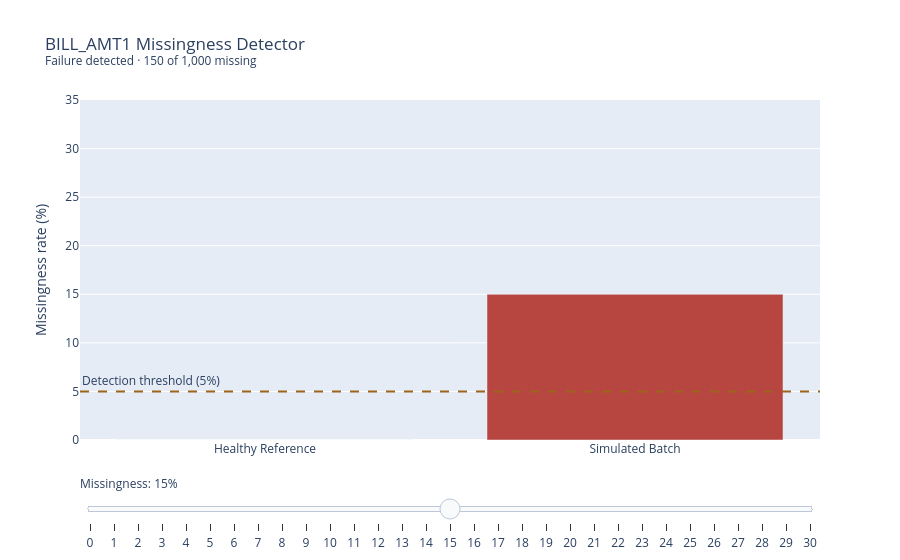

The cell this chart's notebook holds for it:
### Code cell
def missingness_chart(reference_rate, title):
    batch_size = 1000
    threshold = reference_rate + 5.0
    categories = ["Healthy Reference", "Simulated Batch"]

    def scenario(rate):
        failure = rate > threshold
        status = "Failure detected" if failure else "Within threshold"
        counts = [round(batch_size * reference_rate / 100), batch_size * rate // 100]
        return status, counts, "#b84640" if failure else "#2c8565"

    status, counts, color = scenario(15)
    fig = go.Figure(go.Bar(
        x=categories, y=[reference_rate, 15], customdata=counts,
        marker_color=["#28669b", color],
        hovertemplate="%{x}<br>%{y:.1f}% missing<br>%{customdata} of 1,000 values<extra></extra>",
    ))
    steps = []
    for rate in range(31):
        status, counts, color = scenario(rate)
        steps.append(dict(
            label=str(rate), method="update",
            args=[
                {"y": [[reference_rate, rate]], "customdata": [counts],
                 "marker.color": [["#28669b", color]]},
                {"title.text": f"{title}<br><sup>{status} · {counts[1]} of 1,000 missing</sup>"},
            ],
        ))

    fig.add_hline(
        y=threshold, line_dash="dash", line_color="#9d651b",
        annotation_text=f"Detection threshold ({threshold:g}%)",
        annotation_position="top left",
    )
    fig.update_layout(
        title=steps[15]["args"][1]["title.text"],
        yaxis=dict(title="Missingness rate (%)", range=[0, 35]),
        sliders=[dict(active=15, currentvalue=dict(prefix="Missingness: ", suffix="%"),
                      pad=dict(t=32), steps=steps)],
    )
    return fig


missingness_chart(0.0, "BILL_AMT1 Missingness Detector").show(renderer="plotly_mimetype")

### Figure 1 — Plotly figure (JSON) as saved in the notebook; plotly's stock layout.template omitted (floating-point values rounded to 4 significant figures)
{"data": [{"customdata": [0, 150], "hovertemplate": "%{x}<br>%{y:.1f}% missing<br>%{customdata} of 1,000 values<extra></extra>", "marker": {"color": ["#28669b", "#b84640"]}, "x": ["Healthy Reference", "Simulated Batch"], "y": [0.0, 15], "type": "bar"}], "layout": {"shapes": [{"line": {"color": "#9d651b", "dash": "dash"}, "type": "line", "x0": 0, "x1": 1, "xref": "x domain", "y0": 5.0, "y1": 5.0, "yref": "y"}], "annotations": [{"showarrow": false, "text": "Detection threshold (5%)", "x": 0, "xanchor": "left", "xref": "x domain", "y": 5.0, "yanchor": "bottom", "yref": "y"}], "yaxis": {"title": {"text": "Missingness rate (%)"}, "range": [0, 35]}, "title": {"text": "BILL_AMT1 Missingness Detector<br><sup>Failure detected · 150 of 1,000 missing</sup>"}, "sliders": [{"active": 15, "currentvalue": {"prefix": "Missingness: ", "suffix": "%"}, "pad": {"t": 32}, "steps": [{"args": [{"y": [[0.0, 0]], "customdata": [[0, 0]], "marker.color": [["#28669b", "#2c8565"]]}, {"title.text": "BILL_AMT1 Missingness Detector<br><sup>Within threshold · 0 of 1,000 missing</sup>"}], "label": "0", "method": "update"}, {"args": [{"y": [[0.0, 1]], "customdata": [[0, 10]], "marker.color": [["#28669b", "#2c8565"]]}, {"title.text": "BILL_AMT1 Missingness Detector<br><sup>Within threshold · 10 of 1,000 missing</sup>"}], "label": "1", "method": "update"}, {"args": [{"y": [[0.0, 2]], "customdata": [[0, 20]], "marker.color": [["#28669b", "#2c8565"]]}, {"title.text": "BILL_AMT1 Missingness Detector<br><sup>Within threshold · 20 of 1,000 missing</sup>"}], "label": "2", "method": "update"}, {"args": [{"y": [[0.0, 3]], "customdata": [[0, 30]], "marker.color": [["#28669b", "#2c8565"]]}, {"title.text": "BILL_AMT1 Missingness Detector<br><sup>Within threshold · 30 of 1,000 missing</sup>"}], "label": "3", "method": "update"}, {"args": [{"y": [[0.0, 4]], "customdata": [[0, 40]], "marker.color": [["#28669b", "#2c8565"]]}, {"title.text": "BILL_AMT1 Missingness Detector<br><sup>Within threshold · 40 of 1,000 missing</sup>"}], "label": "4", "method": "update"}, {"args": [{"y": [[0.0, 5]], "customdata": [[0, 50]], "marker.color": [["#28669b", "#2c8565"]]}, {"title.text": "BILL_AMT1 Missingness Detector<br><sup>Within threshold · 50 of 1,000 missing</sup>"}], "label": "5", "method": "update"}, {"args": [{"y": [[0.0, 6]], "customdata": [[0, 60]], "marker.color": [["#28669b", "#b84640"]]}, {"title.text": "BILL_AMT1 Missingness Detector<br><sup>Failure detected · 60 of 1,000 missing</sup>"}], "label": "6", "method": "update"}, {"args": [{"y": [[0.0, 7]], "customdata": [[0, 70]], "marker.color": [["#28669b", "#b84640"]]}, {"title.text": "BILL_AMT1 Missingness Detector<br><sup>Failure detected · 70 of 1,000 missing</sup>"}], "label": "7", "method": "update"}, {"args": [{"y": [[0.0, 8]], "customdata": [[0, 80]], "marker.color": [["#28669b", "#b84640"]]}, {"title.text": "BILL_AMT1 Missingness Detector<br><sup>Failure detected · 80 of 1,000 missing</sup>"}], "label": "8", "method": "update"}, {"args": [{"y": [[0.0, 9]], "customdata": [[0, 90]], "marker.color": [["#28669b", "#b84640"]]}, {"title.text": "BILL_AMT1 Missingness Detector<br><sup>Failure detected · 90 of 1,000 missing</sup>"}], "label": "9", "method": "update"}, {"args": [{"y": [[0.0, 10]], "customdata": [[0, 100]], "marker.color": [["#28669b", "#b84640"]]}, {"title.text": "BILL_AMT1 Missingness Detector<br><sup>Failure detected · 100 of 1,000 missing</sup>"}], "label": "10", "method": "update"}, {"args": [{"y": [[0.0, 11]], "customdata": [[0, 110]], "marker.color": [["#28669b", "#b84640"]]}, {"title.text": "BILL_AMT1 Missingness Detector<br><sup>Failure detected · 110 of 1,000 missing</sup>"}], "label": "11", "method": "update"}, {"args": [{"y": [[0.0, 12]], "customdata": [[0, 120]], "marker.color": [["#28669b", "#b84640"]]}, {"title.text": "BILL_AMT1 Missingness Detector<br><sup>Failure detected · 120 of 1,000 missing</sup>"}], "label": "12", "method": "update"}, {"args": [{"y": [[0.0, 13]], "customdata": [[0, 130]], "marker.color": [["#28669b", "#b84640"]]}, {"title.text": "BILL_AMT1 Missingness Detector<br><sup>Failure detected · 130 of 1,000 missing</sup>"}], "label": "13", "method": "update"}, {"args": [{"y": [[0.0, 14]], "customdata": [[0, 140]], "marker.color": [["#28669b", "#b84640"]]}, {"title.text": "BILL_AMT1 Missingness Detector<br><sup>Failure detected · 140 of 1,000 missing</sup>"}], "label": "14", "method": "update"}, {"args": [{"y": [[0.0, 15]], "customdata": [[0, 150]], "marker.color": [["#28669b", "#b84640"]]}, {"title.text": "BILL_AMT1 Missingness Detector<br><sup>Failure detected · 150 of 1,000 missing</sup>"}], "label": "15", "method": "update"}, {"args": [{"y": [[0.0, 16]], "customdata": [[0, 160]], "marker.color": [["#28669b", "#b84640"]]}, {"title.text": "BILL_AMT1 Missingness Detector<br><sup>Failure detected · 160 of 1,000 missing</sup>"}], "label": "16", "method": "update"}, {"args": [{"y": [[0.0, 17]], "customdata": [[0, 170]], "marker.color": [["#28669b", "#b84640"]]}, {"title.text": "BILL_AMT1 Missingness Detector<br><sup>Failure detected · 170 of 1,000 missing</sup>"}], "label": "17", "method": "update"}, {"args": [{"y": [[0.0, 18]], "customdata": [[0, 180]], "marker.color": [["#28669b", "#b84640"]]}, {"title.text": "BILL_AMT1 Missingness Detector<br><sup>Failure detected · 180 of 1,000 missing</sup>"}], "label": "18", "method": "update"}, {"args": [{"y": [[0.0, 19]], "customdata": [[0, 190]], "marker.color": [["#28669b", "#b84640"]]}, {"title.text": "BILL_AMT1 Missingness Detector<br><sup>Failure detected · 190 of 1,000 missing</sup>"}], "label": "19", "method": "update"}, {"args": [{"y": [[0.0, 20]], "customdata": [[0, 200]], "marker.color": [["#28669b", "#b84640"]]}, {"title.text": "BILL_AMT1 Missingness Detector<br><sup>Failure detected · 200 of 1,000 missing</sup>"}], "label": "20", "method": "update"}, {"args": [{"y": [[0.0, 21]], "customdata": [[0, 210]], "marker.color": [["#28669b", "#b84640"]]}, {"title.text": "BILL_AMT1 Missingness Detector<br><sup>Failure detected · 210 of 1,000 missing</sup>"}], "label": "21", "method": "update"}, {"args": [{"y": [[0.0, 22]], "customdata": [[0, 220]], "marker.color": [["#28669b", "#b84640"]]}, {"title.text": "BILL_AMT1 Missingness Detector<br><sup>Failure detected · 220 of 1,000 missing</sup>"}], "label": "22", "method": "update"}, {"args": [{"y": [[0.0, 23]], "customdata": [[0, 230]], "marker.color": [["#28669b", "#b84640"]]}, {"title.text": "BILL_AMT1 Missingness Detector<br><sup>Failure detected · 230 of 1,000 missing</sup>"}], "label": "23", "method": "update"}, {"args": [{"y": [[0.0, 24]], "customdata": [[0, 240]], "marker.color": [["#28669b", "#b84640"]]}, {"title.text": "BILL_AMT1 Missingness Detector<br><sup>Failure detected · 240 of 1,000 missing</sup>"}], "label": "24", "method": "update"}, {"args": [{"y": [[0.0, 25]], "customdata": [[0, 250]], "marker.color": [["#28669b", "#b84640"]]}, {"title.text": "BILL_AMT1 Missingness Detector<br><sup>Failure detected · 250 of 1,000 missing</sup>"}], "label": "25", "method": "update"}, {"args": [{"y": [[0.0, 26]], "customdata": [[0, 260]], "marker.color": [["#28669b", "#b84640"]]}, {"title.text": "BILL_AMT1 Missingness Detector<br><sup>Failure detected · 260 of 1,000 missing</sup>"}], "label": "26", "method": "update"}, {"args": [{"y": [[0.0, 27]], "customdata": [[0, 270]], "marker.color": [["#28669b", "#b84640"]]}, {"title.text": "BILL_AMT1 Missingness Detector<br><sup>Failure detected · 270 of 1,000 missing</sup>"}], "label": "27", "method": "update"}, {"args": [{"y": [[0.0, 28]], "customdata": [[0, 280]], "marker.color": [["#28669b", "#b84640"]]}, {"title.text": "BILL_AMT1 Missingness Detector<br><sup>Failure detected · 280 of 1,000 missing</sup>"}], "label": "28", "method": "update"}, {"args": [{"y": [[0.0, 29]], "customdata": [[0, 290]], "marker.color": [["#28669b", "#b84640"]]}, {"title.text": "BILL_AMT1 Missingness Detector<br><sup>Failure detected · 290 of 1,000 missing</sup>"}], "label": "29", "method": "update"}, {"args": [{"y": [[0.0, 30]], "customdata": [[0, 300]], "marker.color": [["#28669b", "#b84640"]]}, {"title.text": "BILL_AMT1 Missingness Detector<br><sup>Failure detected · 300 of 1,000 missing</sup>"}], "label": "30", "method": "update"}]}]}}
